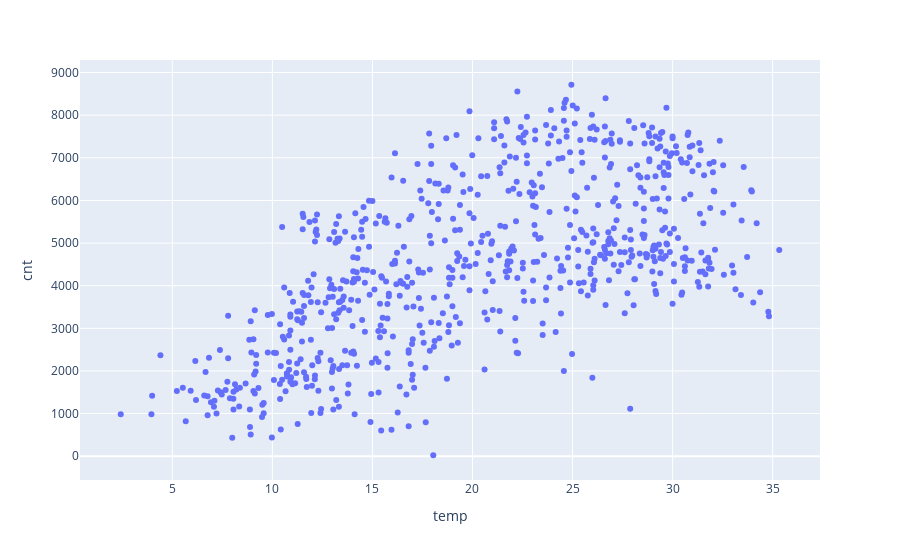
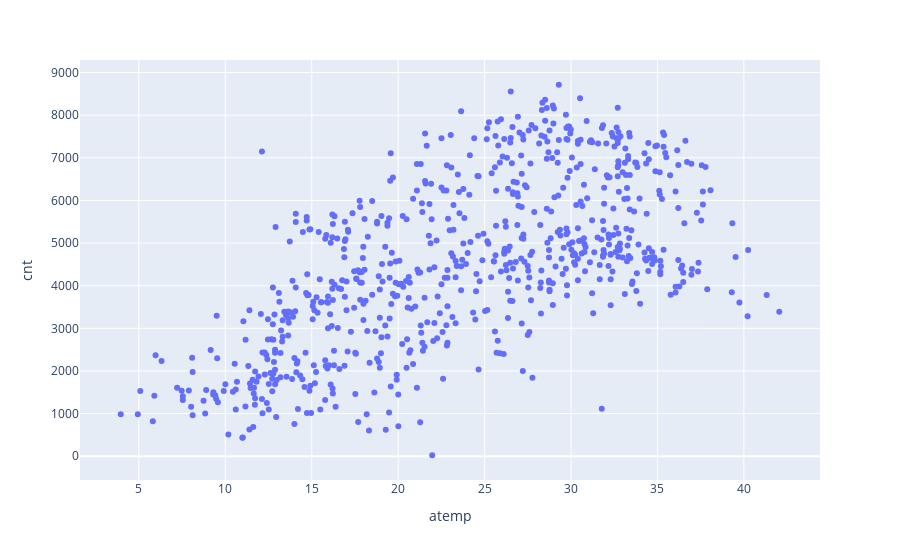
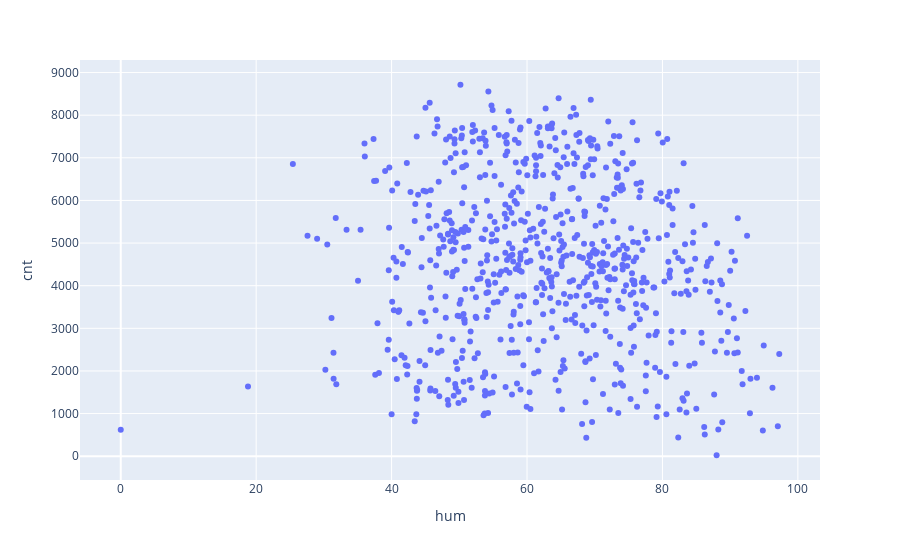
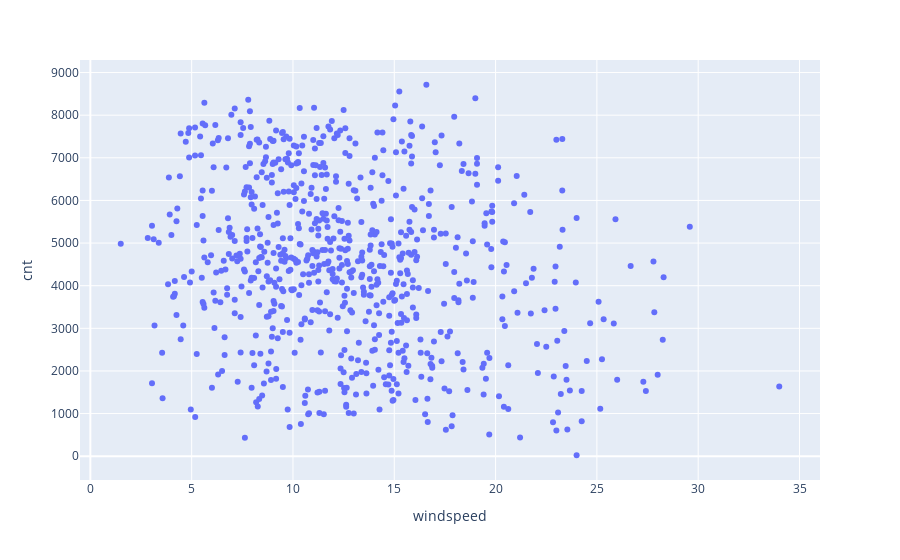

Source (notebook cell) for these figures, in order:
### Markdown cell above
### Insights
- There are some outliers in input variables(humidity and windspeed)<br>
- There are no outliers in the target variable(cnt)<br>

`However we cannot remove outliers based on only input data, we have to check its effect on target variable and remove the outliers`

### Code cell
import plotly.express as px
for feature in numeric_features:
    if feature!="cnt":
        fig = px.scatter(data, x=feature, y="cnt")
        fig.show()

### Figure 1 — Plotly figure (JSON) as saved in the notebook; plotly's stock layout.template omitted (floating-point values rounded to 4 significant figures; data arrays with more than 128 entries replaced by an {"elided": "..."} marker saying what was removed)
{"data": [{"hovertemplate": "temp=%{x}<br>cnt=%{y}<extra></extra>", "legendgroup": "", "marker": {"color": "#636efa", "symbol": "circle"}, "mode": "markers", "name": "", "orientation": "v", "showlegend": false, "type": "scatter", "x": {"elided": "730 float values"}, "xaxis": "x", "y": {"elided": "730 int values"}, "yaxis": "y"}], "layout": {"legend": {"tracegroupgap": 0}, "margin": {"t": 60}, "xaxis": {"anchor": "y", "domain": [0, 1], "title": {"text": "temp"}}, "yaxis": {"anchor": "x", "domain": [0, 1], "title": {"text": "cnt"}}}}

### Figure 2 — Plotly figure (JSON) as saved in the notebook; plotly's stock layout.template omitted (floating-point values rounded to 4 significant figures; data arrays with more than 128 entries replaced by an {"elided": "..."} marker saying what was removed)
{"data": [{"hovertemplate": "atemp=%{x}<br>cnt=%{y}<extra></extra>", "legendgroup": "", "marker": {"color": "#636efa", "symbol": "circle"}, "mode": "markers", "name": "", "orientation": "v", "showlegend": false, "type": "scatter", "x": {"elided": "730 float values"}, "xaxis": "x", "y": {"elided": "730 int values"}, "yaxis": "y"}], "layout": {"legend": {"tracegroupgap": 0}, "margin": {"t": 60}, "xaxis": {"anchor": "y", "domain": [0, 1], "title": {"text": "atemp"}}, "yaxis": {"anchor": "x", "domain": [0, 1], "title": {"text": "cnt"}}}}

### Figure 3 — Plotly figure (JSON) as saved in the notebook; plotly's stock layout.template omitted (floating-point values rounded to 4 significant figures; data arrays with more than 128 entries replaced by an {"elided": "..."} marker saying what was removed)
{"data": [{"hovertemplate": "hum=%{x}<br>cnt=%{y}<extra></extra>", "legendgroup": "", "marker": {"color": "#636efa", "symbol": "circle"}, "mode": "markers", "name": "", "orientation": "v", "showlegend": false, "type": "scatter", "x": {"elided": "730 float values"}, "xaxis": "x", "y": {"elided": "730 int values"}, "yaxis": "y"}], "layout": {"legend": {"tracegroupgap": 0}, "margin": {"t": 60}, "xaxis": {"anchor": "y", "domain": [0, 1], "title": {"text": "hum"}}, "yaxis": {"anchor": "x", "domain": [0, 1], "title": {"text": "cnt"}}}}

### Figure 4 — Plotly figure (JSON) as saved in the notebook; plotly's stock layout.template omitted (floating-point values rounded to 4 significant figures; data arrays with more than 128 entries replaced by an {"elided": "..."} marker saying what was removed)
{"data": [{"hovertemplate": "windspeed=%{x}<br>cnt=%{y}<extra></extra>", "legendgroup": "", "marker": {"color": "#636efa", "symbol": "circle"}, "mode": "markers", "name": "", "orientation": "v", "showlegend": false, "type": "scatter", "x": {"elided": "730 float values"}, "xaxis": "x", "y": {"elided": "730 int values"}, "yaxis": "y"}], "layout": {"legend": {"tracegroupgap": 0}, "margin": {"t": 60}, "xaxis": {"anchor": "y", "domain": [0, 1], "title": {"text": "windspeed"}}, "yaxis": {"anchor": "x", "domain": [0, 1], "title": {"text": "cnt"}}}}
